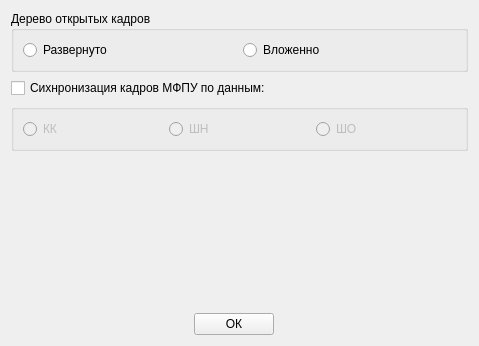
<?xml version="1.0" encoding="UTF-8"?>
<ui version="4.0">
 <class>Settings</class>
 <widget class="QWidget" name="Settings">
  <property name="geometry">
   <rect>
    <x>0</x>
    <y>0</y>
    <width>479</width>
    <height>346</height>
   </rect>
  </property>
  <property name="windowTitle">
   <string>Настройка воспроизведения</string>
  </property>
  <layout class="QGridLayout" name="gridLayout">
   <item row="0" column="0" colspan="3">
    <widget class="QGroupBox" name="tree_type">
     <property name="title">
      <string>Дерево открытых кадров</string>
     </property>
     <layout class="QHBoxLayout" name="horizontalLayout">
      <item>
       <widget class="QRadioButton" name="expanded">
        <property name="toolTip">
         <string>&lt;html&gt;&lt;head/&gt;&lt;body&gt;&lt;p&gt;При такой конфигурации в списке  отобразится последовательный вызов кадров с временем открытия&lt;/p&gt;&lt;/body&gt;&lt;/html&gt;</string>
        </property>
        <property name="text">
         <string>Развернуто</string>
        </property>
       </widget>
      </item>
      <item>
       <widget class="QRadioButton" name="notexpanded">
        <property name="toolTip">
         <string>&lt;html&gt;&lt;head/&gt;&lt;body&gt;&lt;p&gt;При такой конфигурации будет сформирован список открытых кадров за полёт без иерархии их вызовов. Редактор отобразит список использованных кадров с временем их вызова во вложенном формате.&lt;/p&gt;&lt;/body&gt;&lt;/html&gt;</string>
        </property>
        <property name="text">
         <string>Вложенно</string>
        </property>
       </widget>
      </item>
     </layout>
    </widget>
   </item>
   <item row="1" column="0" colspan="3">
    <widget class="QCheckBox" name="synchr">
     <property name="text">
      <string>Сихнронизация кадров МФПУ по данным:</string>
     </property>
    </widget>
   </item>
   <item row="2" column="0" colspan="3">
    <widget class="QGroupBox" name="mfpu_type">
     <property name="enabled">
      <bool>false</bool>
     </property>
     <property name="title">
      <string/>
     </property>
     <layout class="QHBoxLayout" name="horizontalLayout_2">
      <item>
       <widget class="QRadioButton" name="kk">
        <property name="text">
         <string>КК</string>
        </property>
       </widget>
      </item>
      <item>
       <widget class="QRadioButton" name="sn">
        <property name="text">
         <string>ШН</string>
        </property>
       </widget>
      </item>
      <item>
       <widget class="QRadioButton" name="so">
        <property name="text">
         <string>ШО</string>
        </property>
       </widget>
      </item>
     </layout>
    </widget>
   </item>
   <item row="3" column="1">
    <spacer name="verticalSpacer">
     <property name="orientation">
      <enum>Qt::Vertical</enum>
     </property>
     <property name="sizeHint" stdset="0">
      <size>
       <width>20</width>
       <height>141</height>
      </size>
     </property>
    </spacer>
   </item>
   <item row="4" column="0">
    <spacer name="horizontalSpacer">
     <property name="orientation">
      <enum>Qt::Horizontal</enum>
     </property>
     <property name="sizeHint" stdset="0">
      <size>
       <width>175</width>
       <height>20</height>
      </size>
     </property>
    </spacer>
   </item>
   <item row="4" column="1">
    <widget class="QPushButton" name="ok">
     <property name="text">
      <string>ОК</string>
     </property>
    </widget>
   </item>
   <item row="4" column="2">
    <spacer name="horizontalSpacer_2">
     <property name="orientation">
      <enum>Qt::Horizontal</enum>
     </property>
     <property name="sizeHint" stdset="0">
      <size>
       <width>188</width>
       <height>20</height>
      </size>
     </property>
    </spacer>
   </item>
  </layout>
 </widget>
 <resources/>
 <connections/>
</ui>
